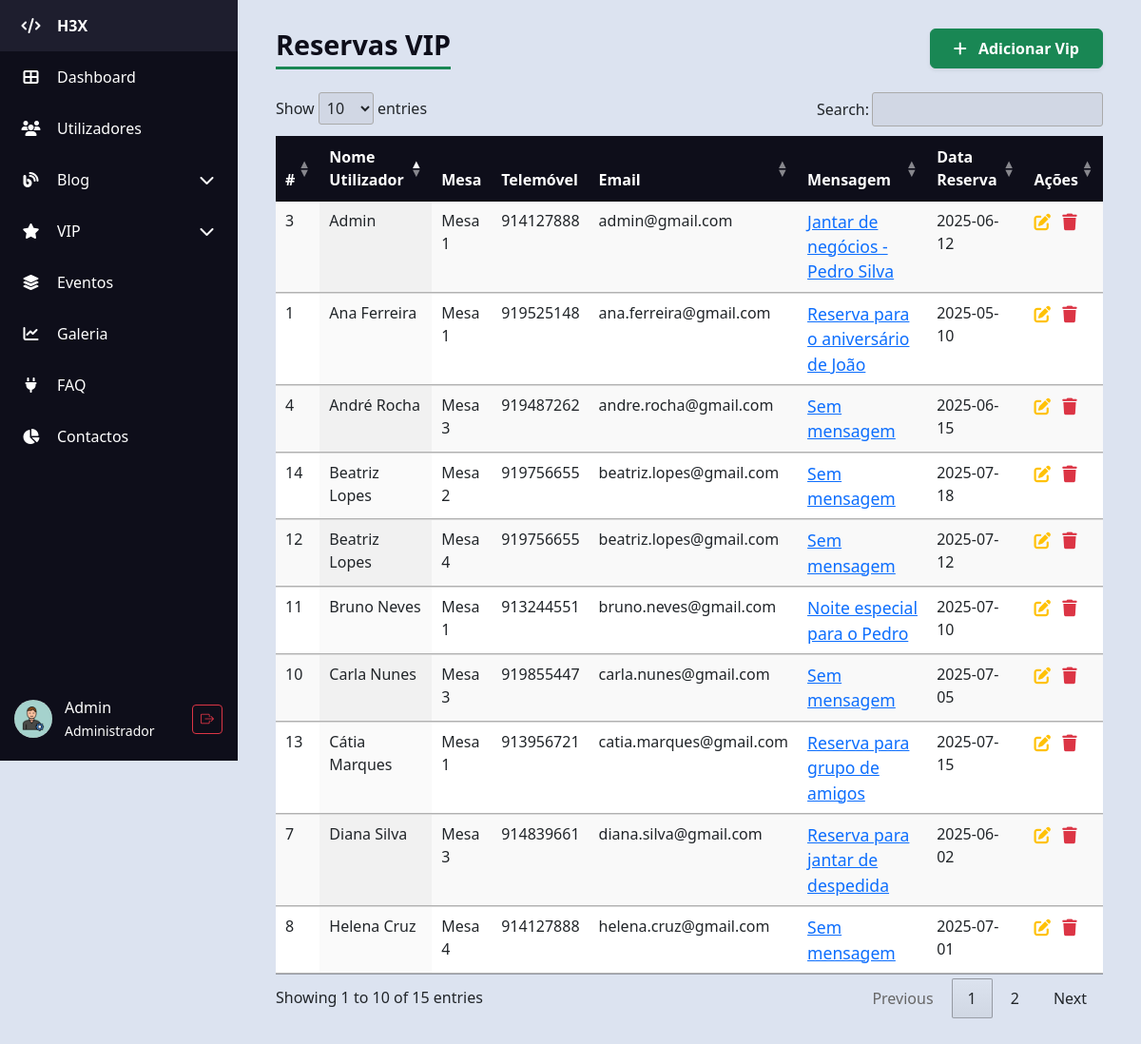
The app's page /H3X/admin/admin_vip.php (signed in) with its own data.
### tables this page shows
CREATE TABLE IF NOT EXISTS `vip` (
  `id` int unsigned NOT NULL AUTO_INCREMENT,
  `id_mesa` int unsigned NOT NULL,
  `mensagem` text,
  `data_reserva` date NOT NULL,
  `id_utilizador` int unsigned NOT NULL,
  PRIMARY KEY (`id`),
  KEY `id_mesa` (`id_mesa`),
  KEY `id_utilizador` (`id_utilizador`),
  CONSTRAINT `vip_ibfk_1` FOREIGN KEY (`id_mesa`) REFERENCES `mesas` (`id`),
  CONSTRAINT `vip_ibfk_2` FOREIGN KEY (`id_utilizador`) REFERENCES `utilizadores` (`id`)
);

CREATE TABLE IF NOT EXISTS `utilizadores` (
  `id` int unsigned NOT NULL AUTO_INCREMENT,
  `nome` varchar(100) NOT NULL,
  `email` varchar(100) NOT NULL,
  `telefone` varchar(9) NOT NULL,
  `pass` varchar(255) NOT NULL,
  `data_nascimento` date NOT NULL,
  `tipo` enum('c','f','a') NOT NULL DEFAULT 'c',
  `estado` enum('a','d') NOT NULL DEFAULT 'd',
  `ultima_atividade` timestamp NULL DEFAULT CURRENT_TIMESTAMP ON UPDATE CURRENT_TIMESTAMP,
  `foto` varchar(255) DEFAULT NULL,
  PRIMARY KEY (`id`),
  UNIQUE KEY `email` (`email`)
);

CREATE TABLE IF NOT EXISTS `mesas` (
  `id` int unsigned NOT NULL AUTO_INCREMENT,
  `nome` varchar(15) NOT NULL,
  `capacidade` int unsigned DEFAULT NULL,
  PRIMARY KEY (`id`)
);

### H3X/admin/admin_vip.php (the view, shortened to what this page needs)
<?php
require_once "../db_config.php";
require 'partials/header.php';
?>
<body>
    <div class="d-flex">
        <?php require 'partials/sidebar.php'; ?>
        <div class="content">
            <div class="d-flex justify-content-between align-items-center mb-4">
                <h1 class="table-title m-0">Reservas VIP</h1>
                <div>
                    <a href="admin_vip_create.php" class="btn btn-success shadow-sm px-4 py-2 fw-semibold">
                        <i class="fas fa-plus me-2"></i> Adicionar Vip
                    </a>
                </div>
            </div>
            <?php
            $sql = "
            SELECT vip.id, vip.mensagem, vip.data_reserva,
                    utilizadores.nome AS nome_utilizador,
                    utilizadores.telefone,
                    utilizadores.email,
                    mesas.nome AS nome_mesa
            FROM vip
            LEFT JOIN utilizadores ON vip.id_utilizador = utilizadores.id
            LEFT JOIN mesas ON vip.id_mesa = mesas.id
            ORDER BY vip.id DESC
            ";
            $result = $conn->query($sql);
            ?>
            <?php if ($result && $result->num_rows > 0): ?>
                <table id="svipTable" class="display table table-striped table-hover" style="width:100%">
                    <thead>
                        <tr>
                            <th>#</th>
                            <th>Nome Utilizador</th>
                            <th>Mesa</th>
                            <th>Telemóvel</th>
                            <th>Email</th>
                            <th>Mensagem</th>
                            <th>Data Reserva</th>
                            <th>Ações</th>
                        </tr>
                    </thead>
                    <tbody>
                        <?php while ($reserva = $result->fetch_object()):
                            $id = $reserva->id;
                            $nome = $reserva->nome_utilizador ?? 'Sem nome';
                            $telefone = $reserva->telefone ?? '';
                            $email = $reserva->email ?? '';
                            $nome_mesa = $reserva->nome_mesa ?? 'Sem mesa';
                            $mensagem_resumida = !empty(trim($reserva->mensagem ?? ''))
                                ? mb_strimwidth(strip_tags($reserva->mensagem ?? ''), 0, 80, '...')
                                : 'Sem mensagem';
                            $data_reserva = $reserva->data_reserva ?? '';
                            ?>
                            <tr>
                                <td><?= $id ?></td>
                                <td><?= trim($nome) ?></td>
                                <td><?= trim($nome_mesa) ?></td>
                                <td><?= trim($telefone) ?></td>
                                <td><?= trim($email) ?></td>
                                <td>
                                    <a href="#" data-bs-toggle="modal" data-bs-target="#mensagemModal<?= $id ?>">
                                        <?= trim($mensagem_resumida) ?>
                                    </a>
                                </td>
                                <td><?= trim($data_reserva) ?></td>
                                <td>
                                    <a href="admin_vip_edit.php?id=<?= urlencode($id) ?>" title="Editar"><i
                                            class="fas fa-pen-to-square text-warning"></i></a>
                                    <a href="admin_vip_delete.php?id=<?= urlencode($id) ?>" title="Apagar" class="ms-2"><i
                                            class="fas fa-trash text-danger"></i></a>
                                </td>
                            </tr>
                        <?php endwhile; ?>
                    </tbody>
                </table>
            <?php else: ?>
                <p class="alert alert-warning">Sem reservas VIP encontradas.</p>
            <?php endif; ?>
        </div>
    </div>
    <?php require 'partials/footer.php'; ?>
</body>
</html>

### H3X/admin/css/style.css (style rules this page uses)
body { background-color: #dce3f0; margin: 0; font-family: "Segoe UI", sans-serif; }
.content { margin-left: 80px; padding: 30px 40px; flex: 1; transition: margin-left 0.3s ease; }
table.dataTable thead th { background-color: #0e0e1a; color: white; cursor: pointer; }
h1.table-title { color: #0e0e1a; margin-bottom: 20px; font-weight: 700; border-bottom: 3px solid #198754; display: inline-block; padding-bottom: 5px; font-size: 1.8rem; }
td a { font-size: 1.1rem; transition: color 0.3s ease; }
table.dataTable thead > tr > th.sorting:before, table.dataTable thead > tr > th.sorting:after, table.dataTable thead > tr > th.sorting_asc:before, table.dataTable thead > tr > th.sorting_asc:after, table.dataTable thead > tr > th.sorting_desc:before, table.dataTable thead > tr > th.sorting_desc:after, table.dataTable thead > tr > th.sorting_asc_disabled:before, table.dataTable thead > tr > th.sorting_asc_disabled:after, table.dataTable thead > tr > th.sorting_desc_disabled:before, table.dataTable thead > tr > th.sorting_desc_disabled:after, table.dataTable thead > tr > td.sorting:before, table.dataTable thead > tr > td.sorting:after, table.dataTable thead > tr > td.sorting_asc:before, table.dataTable thead > tr > td.sorting_asc:after, table.dataTable thead > tr > td.sorting_desc:before, table.dataTable thead > tr > td.sorting_desc:after, table.dataTable thead > tr > td.sorting_asc_disabled:before, table.dataTable thead > tr > td.sorting_asc_disabled:after, table.dataTable thead > tr > td.sorting_desc_disabled:before, table.dataTable thead > tr > td.sorting_desc_disabled:after { opacity: 0.5; }
table.dataTable thead > tr > th.sorting_asc:before, table.dataTable thead > tr > th.sorting_desc:after, table.dataTable thead > tr > td.sorting_asc:before, table.dataTable thead > tr > td.sorting_desc:after { opacity: 1; }

### records on screen
vip: id "14", id_utilizador.nome "Beatriz Lopes", id_mesa.nome "Mesa 2", id_utilizador.telefone "919756655", id_utilizador.email "beatriz.lopes@gmail.com", mensagem "Sem mensagem", data_reserva "2025-07-18"
vip: id "13", id_utilizador.nome "Cátia Marques", id_mesa.nome "Mesa 1", id_utilizador.telefone "913956721", id_utilizador.email "catia.marques@gmail.com", mensagem "Reserva para grupo de amigos", data_reserva "2025-07-15"
vip: id "12", id_utilizador.nome "Beatriz Lopes", id_mesa.nome "Mesa 4", id_utilizador.telefone "919756655", id_utilizador.email "beatriz.lopes@gmail.com", mensagem "Sem mensagem", data_reserva "2025-07-12"
vip: id "11", id_utilizador.nome "Bruno Neves", id_mesa.nome "Mesa 1", id_utilizador.telefone "913244551", id_utilizador.email "bruno.neves@gmail.com", mensagem "Noite especial para o Pedro", data_reserva "2025-07-10"
vip: id "10", id_utilizador.nome "Carla Nunes", id_mesa.nome "Mesa 3", id_utilizador.telefone "919855447", id_utilizador.email "carla.nunes@gmail.com", mensagem "Sem mensagem", data_reserva "2025-07-05"
vip: id "8", id_utilizador.nome "Helena Cruz", id_mesa.nome "Mesa 4", id_utilizador.telefone "914127888", id_utilizador.email "helena.cruz@gmail.com", mensagem "Sem mensagem", data_reserva "2025-07-01"
vip: id "7", id_utilizador.nome "Diana Silva", id_mesa.nome "Mesa 3", id_utilizador.telefone "914839661", id_utilizador.email "diana.silva@gmail.com", mensagem "Reserva para jantar de despedida", data_reserva "2025-06-02"
vip: id "4", id_utilizador.nome "André Rocha", id_mesa.nome "Mesa 3", id_utilizador.telefone "919487262", id_utilizador.email "andre.rocha@gmail.com", mensagem "Sem mensagem", data_reserva "2025-06-15"
vip: id "3", id_utilizador.nome "Admin", id_mesa.nome "Mesa 1", id_utilizador.telefone "914127888", id_utilizador.email "admin@gmail.com", mensagem "Jantar de negócios - Pedro Silva", data_reserva "2025-06-12"
vip: id "1", id_utilizador.nome "Ana Ferreira", id_mesa.nome "Mesa 1", id_utilizador.telefone "919525148", id_utilizador.email "ana.ferreira@gmail.com", mensagem "Reserva para o aniversário de João", data_reserva "2025-05-10"

### other values on screen
$nomeUtilizador "Admin"
$tipoLabel "Administrador"
